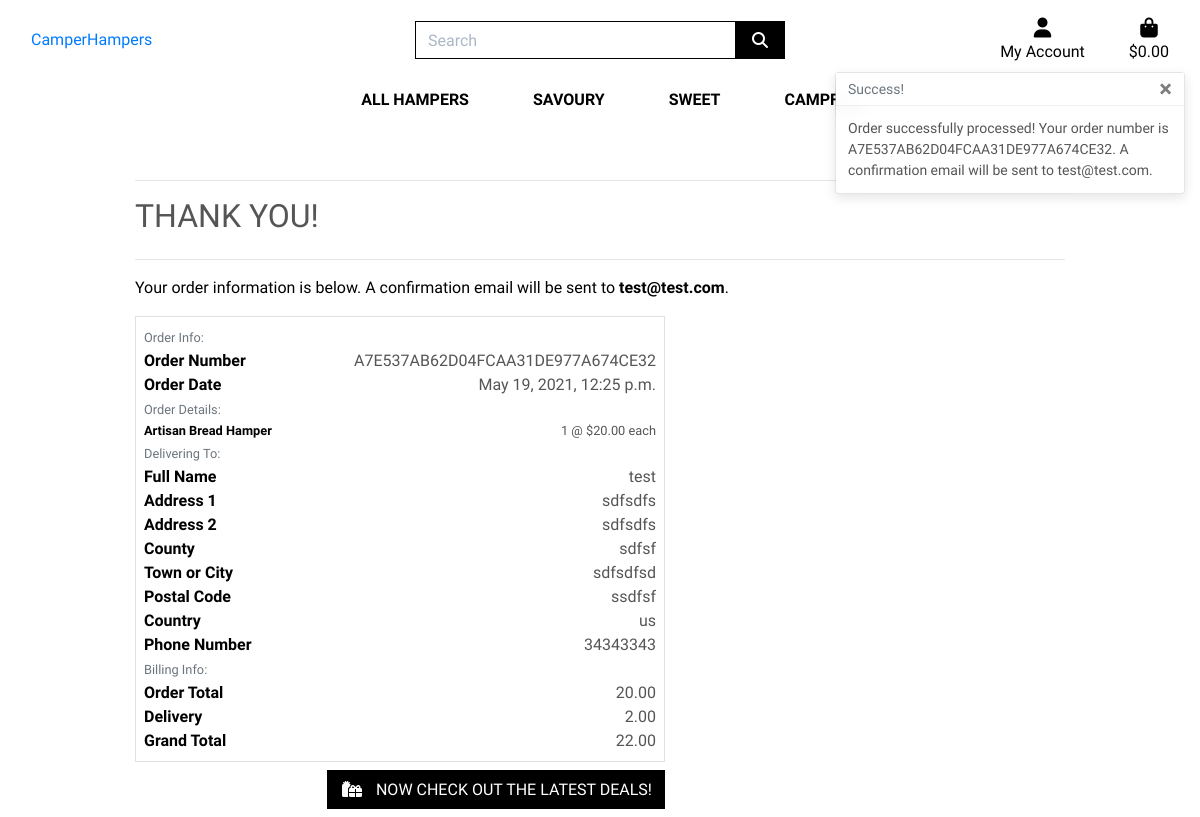
Screenshot of /checkout/checkout_success/A7E537AB62D04FCAA31DE977A674CE32 with the database file from the repository.
### checkout/models.py (models this page shows, shortened)
class Order(models.Model):
    order_number = models.CharField(max_length=32, null=False, editable=False)
    user_profile = models.ForeignKey(UserProfile, on_delete=models.SET_NULL,
                                     null=True, blank=True, related_name='orders')
    full_name = models.CharField(max_length=50, null=False, blank=False)
    email = models.EmailField(max_length=254, null=False, blank=False)
    phone_number = models.CharField(max_length=20, null=False, blank=False)
    country = CountryField(blank_label='Country *', null=False, blank=False)
    postcode = models.CharField(max_length=20, null=True, blank=True)
    town_or_city = models.CharField(max_length=40, null=False, blank=False)
    street_address1 = models.CharField(max_length=80, null=False, blank=False)
    street_address2 = models.CharField(max_length=80, null=True, blank=True)
    county = models.CharField(max_length=80, null=True, blank=True)
    date = models.DateTimeField(auto_now_add=True)
    delivery_cost = models.DecimalField(max_digits=6, decimal_places=2, null=False, default=0)
    order_total = models.DecimalField(max_digits=10, decimal_places=2, null=False, default=0)
    grand_total = models.DecimalField(max_digits=10, decimal_places=2, null=False, default=0)
    original_bag = models.TextField(null=False, blank=False, default= '')
    stripe_pid = models.CharField(max_length=254, null=False, blank=False, default='')

class OrderLineItem(models.Model):
    order = models.ForeignKey(Order, null=False, blank=False, on_delete=models.CASCADE, related_name='lineitems')
    product = models.ForeignKey(Product, null=False, blank=False, on_delete=models.CASCADE)
    quantity = models.IntegerField(null=False, blank=False, default=0)
    lineitem_total = models.DecimalField(max_digits=6, decimal_places=2, null=False, blank=False, editable=False)

### products/models.py (models this page shows, shortened)
class Product(models.Model):
    category = models.ForeignKey('Category', null=True, blank=True, on_delete=models.SET_NULL)
    sku = models.CharField(max_length=254, null=True, blank=True)
    name = models.CharField(max_length=254)
    description = models.TextField()
    price = models.DecimalField(max_digits=6, decimal_places=2)
    rating = models.DecimalField(max_digits=6, decimal_places=2, null=True, blank=True)
    image_url = models.URLField(max_length=1024, null=True, blank=True)
    image = models.ImageField(null=True, blank=True)

### checkout/views.py (the view)
# urls.py: path('checkout_success/<order_number>', views.checkout_success, name='checkout_success'),
def checkout_success(request, order_number):
    save_info = request.session.get('save_info')
    order = get_object_or_404(Order, order_number=order_number)
    messages.success(request, f'Order successfully processed! \
        Your order number is {order_number}. A confirmation \
        email will be sent to {order.email}.')
    if 'bag' in request.session:
        del request.session['bag']
    template = 'checkout/checkout_success.html'
    context = {
        'order': order,
    }
    return render(request, template, context)

### bag/contexts.py (called while the page is built, shortened)
def bag_contents(request):
    bag_items = []
    total = 0
    product_count = 0
    bag = request.session.get('bag', {})
    delivery = total * Decimal(settings.STANDARD_DELIVERY_PERCENTAGE / 100)
    grand_total = delivery + total
    context = {
        'bag_items': bag_items,
        'total': total,
        'product_count': product_count,
        'delivery': delivery,
        'grand_total': grand_total,
    }
    return context

### checkout/templates/checkout/checkout_success.html (shortened to what this page needs)
{% extends "base.html" %}
{% load static %}
{% block extra_css %}
    <link rel="stylesheet" href="{% static 'checkout/css/checkout.css' %}">
{% endblock %}
{% block page_header %}
    <div class="container header-container">
    </div>
{% endblock %}
{% block content %}
    <div class="overlay"></div>
    <div class="container">
        <div class="row">
            <div class="col">
                <hr>
                <h2 class="logo-font mb-4">Thank you!</h2>
                <hr>
                <p class="text-black">Your order information is below. A confirmation email will be sent to <strong>{{ order.email }}</strong>.</p>
            </div>
        </div>
        <div class="row">
            <div class="col-12 col-lg-7">
                <div class="order-confirmation-wrapper p-2 border">
                    <div class="row">
                        <div class="col">
                            <small class="text-muted">Order Info:</small>
                        </div>
                    </div>
                    <div class="row">
                        <div class="col-12 col-md-4">
                            <p class="mb-0 text-black font-weight-bold">Order Number</p>
                        </div>
                        <div class="col-12 col-md-8 text-md-right">
                            <p class="mb-0">{{ order.order_number }}</p>
                        </div>
                    </div>
                    <div class="row">
                        <div class="col-12 col-md-4">
                            <p class="mb-0 text-black font-weight-bold">Order Date</p>
                        </div>
                        <div class="col-12 col-md-8 text-md-right">
                            <p class="mb-0">{{ order.date }}</p>
                        </div>
                    </div>
                    <div class="row">
                        <div class="col">
                            <small class="text-muted">Order Details:</small>
                        </div>
                    </div>
                    {% for item in order.lineitems.all %}
                    <div class="row">
                        <div class="col-12 col-md-4">
                            <p class="small mb-0 text-black font-weight-bold">
                                {{ item.product.name }}{% if item.product_size %} - Size {{ item.product.size|upper }}{% endif %}
                            </p>
                        </div>
                        <div class="col-12 col-md-8 text-md-right">
                            <p class="small mb-0">{{ item.quantity }} @ ${{ item.product.price }} each</p>
                        </div>
                    </div>
                    {% endfor %}
                    <div class="row">
                        <div class="col">
                            <small class="text-muted">Delivering To:</small>
                        </div>
                    </div>
                    <div class="row">
                        <div class="col-12 col-md-4">
                            <p class="mb-0 text-black font-weight-bold">Full Name</p>
                        </div>
                        <div class="col-12 col-md-8 text-md-right">
                            <p class="mb-0">{{ order.full_name }}</p>
                        </div>
                    </div>
                    <div class="row">
                        <div class="col-12 col-md-4">
                            <p class="mb-0 text-black font-weight-bold">Address 1</p>
                        </div>
                        <div class="col-12 col-md-8 text-md-right">
                            <p class="mb-0">{{ order.street_address1 }}</p>
                        </div>
                    </div>
                    {% if order.street_address2 %}
                    <div class="row">
                        <div class="col-12 col-md-4">
                            <p class="mb-0 text-black font-weight-bold">Address 2</p>
                        </div>
                        <div class="col-12 col-md-8 text-md-right">
                            <p class="mb-0">{{ order.street_address1 }}</p>
                        </div>
                    </div>
                    {% endif %}
                    {% if order.county %}
                    <div class="row">
                        <div class="col-12 col-md-4">
                            <p class="mb-0 text-black font-weight-bold">County</p>
                        </div>
                        <div class="col-12 col-md-8 text-md-right">
                            <p class="mb-0">{{ order.county }}</p>
                        </div>
                    </div>
                    {% endif %}
                    <div class="row">
                        <div class="col-12 col-md-4">
                            <p class="mb-0 text-black font-weight-bold">Town or City</p>
                        </div>
                        <div class="col-12 col-md-8 text-md-right">
                            <p class="mb-0">{{ order.town_or_city }}</p>
                        </div>
                    </div>
                    {% if order.postcode %}
                    <div class="row">
                        <div class="col-12 col-md-4">
                            <p class="mb-0 text-black font-weight-bold">Postal Code</p>
                        </div>
                        <div class="col-12 col-md-8 text-md-right">
                            <p class="mb-0">{{ order.postcode }}</p>
                        </div>
                    </div>
                    {% endif %}
                    <div class="row">
                        <div class="col-12 col-md-4">
                            <p class="mb-0 text-black font-weight-bold">Country</p>
                        </div>
                        <div class="col-12 col-md-8 text-md-right">
                            <p class="mb-0">{{ order.country }}</p>
                        </div>
                    </div>
                    <div class="row">
                        <div class="col-12 col-md-4">
                            <p class="mb-0 text-black font-weight-bold">Phone Number</p>
                        </div>
                        <div class="col-12 col-md-8 text-md-right">
                            <p class="mb-0">{{ order.phone_number }}</p>
                        </div>
                    </div>
                    <div class="row">
                        <div class="col">
                            <small class="text-muted">Billing Info:</small>
                        </div>
                    </div>
                    <div class="row">
                        <div class="col-12 col-md-4">
                            <p class="mb-0 text-black font-weight-bold">Order Total</p>
                        </div>
                        <div class="col-12 col-md-8 text-md-right">
                            <p class="mb-0">{{ order.order_total }}</p>
                        </div>
                    </div>
                    <div class="row">
                        <div class="col-12 col-md-4">
                            <p class="mb-0 text-black font-weight-bold">Delivery</p>
                        </div>
                        <div class="col-12 col-md-8 text-md-right">
                            <p class="mb-0">{{ order.delivery_cost }}</p>
                        </div>
                    </div>
                    <div class="row">
                        <div class="col-12 col-md-4">
                            <p class="mb-0 text-black font-weight-bold">Grand Total</p>
                        </div>
                        <div class="col-12 col-md-8 text-md-right">
                            <p class="mb-0">{{ order.grand_total }}</p>
                        </div>
                    </div>
                </div>
            </div>
        </div>
        <div class="row">
			<div class="col-12 col-lg-7 text-right">
				<a href="{% url 'products' %}?category=new_arrivals,deals,clearance" class="btn btn-black rounded-0 my-2">
					<span class="icon mr-2">
						<i class="fas fa-gifts"></i>
					</span>
					<span class="text-uppercase">Now check out the latest deals!</span>
				</a>
			</div>
		</div>
    </div>
{% endblock %}

### static/css/base.css (style rules this page uses)
html { height: 100%; }
body { background: url('/media/homepage_banner.jpg') no-repeat center center fixed; background-size: cover; height: calc(100vh - 164px); color: #555; font-family: 'Julius Sans One'; }
.icon { align-items: center; display: inline-flex; justify-content: center; height: 1.5rem; width: 1.5rem; }
.logo-font { text-transform: uppercase; }
.btn-black { background: black; color: white; }
.text-black { color: #000 !important; }
.overlay { height: 100%; width: 100%; top: 0; left: 0; position: fixed; background: white; z-index: -1; }
@media (min-width: 1200px) { .container { max-width: 80%; } }
@media (min-width: 992px) { .header-container { padding-top: 164px; } }

### rows the page displays
Order: email "test@test.com", order_number "A7E537AB62D04FCAA31DE977A674CE32", date "May 19, 2021, 12:25 p.m.", full_name "test", street_address1 "sdfsdfs", county "sdfsf", town_or_city "sdfsdfsd", postcode "ssdfsf", country "us", phone_number "34343343", order_total "20.00", delivery_cost "2.00", grand_total "22.00"
OrderLineItem: product.name "Artisan Bread Hamper", quantity "1", product.price "20.00"

### other values shown
{{ message }} "Order successfully processed! Your order number is A7E537AB62D04FCAA31DE977A674CE32. A confirmation email will be sent to test@test.com."
